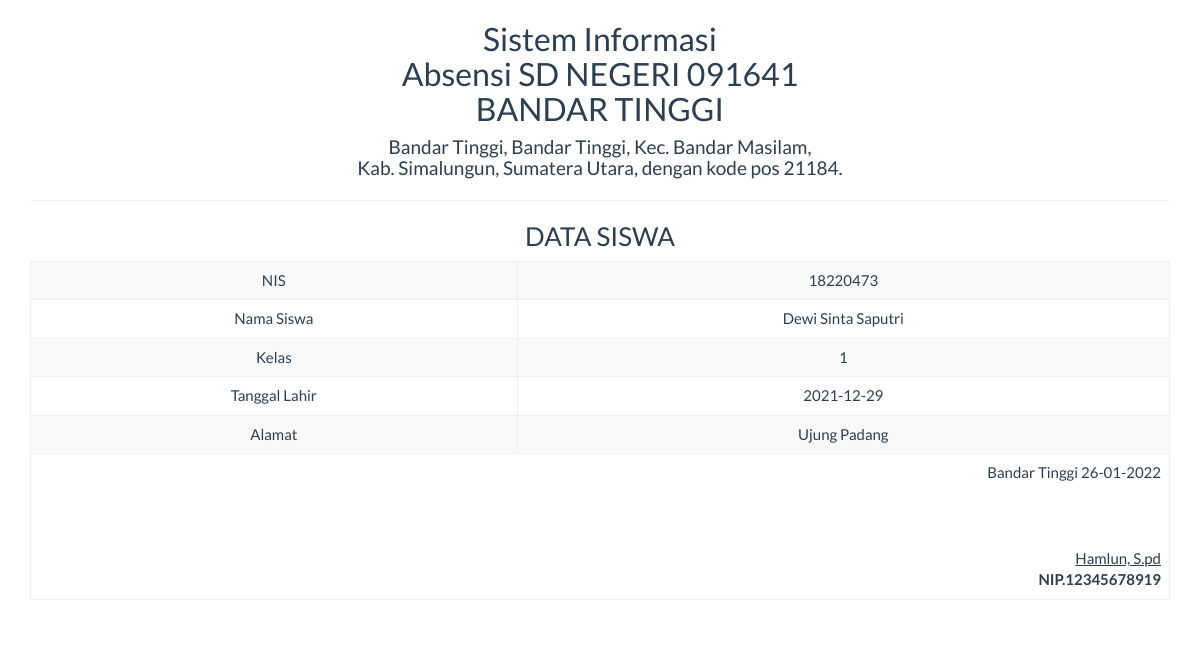
The page /report/siswa_satu.php?id=2 on the database its author committed.
### tables this page shows
CREATE TABLE `tabel_siswa` (
  `nis` int(15) NOT NULL,
  `nama` varchar(50) NOT NULL,
  `kelas` int(5) NOT NULL,
  `tgl_lahir` date NOT NULL,
  `alamat` varchar(50) NOT NULL,
  `id` int(5) NOT NULL
);

### report/siswa_satu.php (the view, shortened to what this page needs)
<!DOCTYPE html>
<html>
    <head>
        <link href="../Assets/css/bootstrap.min.css" rel="stylesheet" type="text/css"/>
    </head>
    <body onload="print()">
        <?php
        include '../config/koneksi.php';
        $sql = "SELECT * FROM tabel_siswa WHERE id='" . $_GET ['id'] . "'";
        $query = mysqli_query($koneksi, $sql) or die("SQL Detail error");
        $data = mysqli_fetch_array($query);
        ?>
        <div class="container">
            <div class='row'>
                <div class="col-sm-12">
                    <div class="text-center">
                        <h2>Sistem Informasi<br>Absensi SD NEGERI 091641<br>BANDAR TINGGI </h2>
                        <h4>Bandar Tinggi, Bandar Tinggi, Kec. Bandar Masilam, <br> Kab. Simalungun, Sumatera Utara, dengan kode pos 21184.</h4>
                        <hr>
                        <h3>DATA SISWA</h3>
                        <table class="table table-bordered table-striped table-hover">
                            <tbody>
								<tr>
                                    <td>NIS</td> <td><?= $data['nis'] ?></td>
                                </tr>
                                <tr>
                                    <td>Nama Siswa</td> <td><?= $data['nama'] ?></td>
                                </tr>
                                <tr>
                                    <td>Kelas</td> <td><?= $data['kelas'] ?></td>
                                </tr>
                                <tr>
                                    <td>Tanggal Lahir</td> <td><?= $data['tgl_lahir'] ?></td>
                                </tr>
                                <tr>
                                    <td>Alamat</td> <td><?= $data['alamat'] ?></td>
                                </tr>
                            </tbody>
                            <tfoot>
                                <tr>
                                    <td colspan="2" class="text-right">
                                        Bandar Tinggi  <?= date("d-m-Y") ?>
                                        <br><br><br><br>
                                        <u>Hamlun, S.pd<strong></u><br>
                                        NIP.12345678919
									</td>
								</tr>
							</tfoot>
                        </table>
                    </div>
                </div>
            </div>
    </body>
</html>

### rows shown on the page
tabel_siswa: nis "18220473", nama "Dewi Sinta Saputri", kelas "1", tgl_lahir "2021-12-29", alamat "Ujung Padang"
